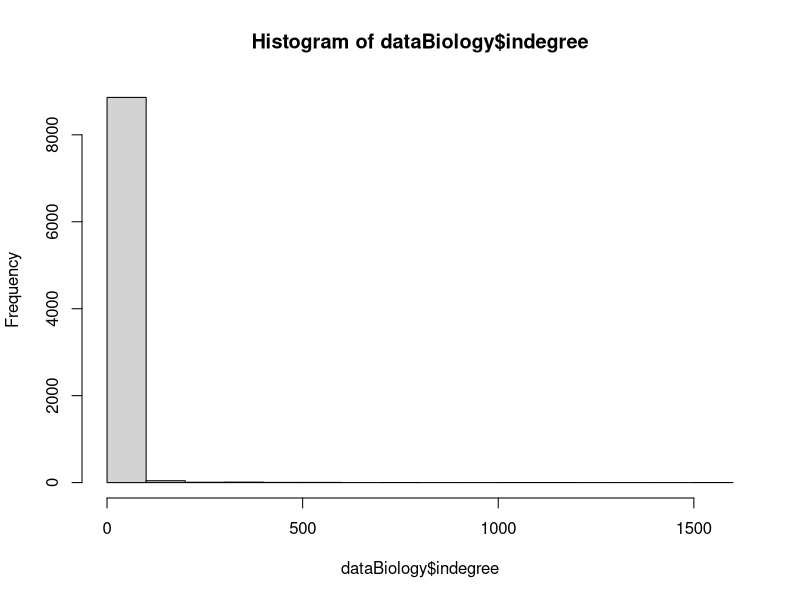
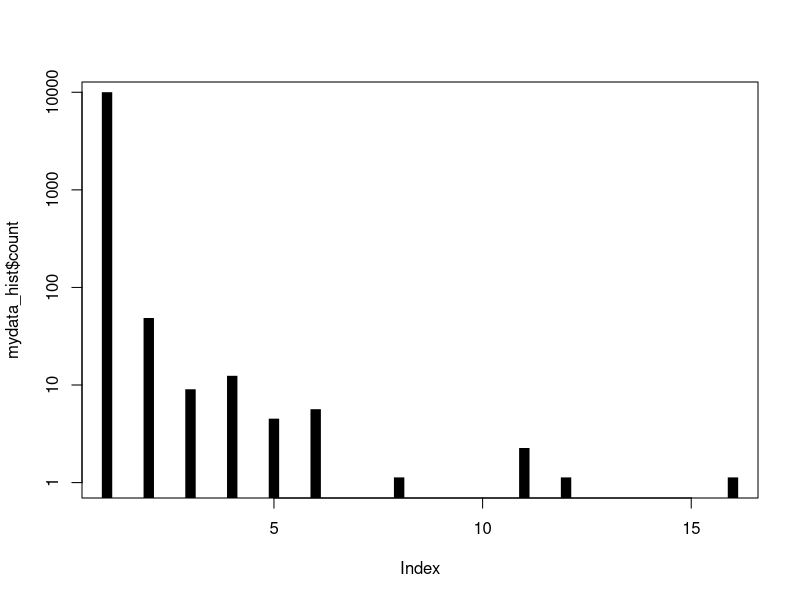

Recreate these plots in R, in order.
dataBiology = read.csv("biology.csv", header = TRUE, sep = ";", dec = ",")
dataChemistry = read.csv("chemistry.csv", header = TRUE, sep = ";", dec = ",")

print("Dist Indegree - Biology")
print(summary(dataBiology$indegree))
print("Dist Outdegree - Biology")
print(summary(dataBiology$outdegree))

print("Dist Indegree - Chemistry")
print(summary(dataChemistry$indegree))
print("Dist Outdegree - Chemistry")
print(summary(dataChemistry$outdegree))

mydata_hist = hist(dataBiology$indegree)
print(plot(mydata_hist$count, log="y", type='h', lwd=10, lend=2))


